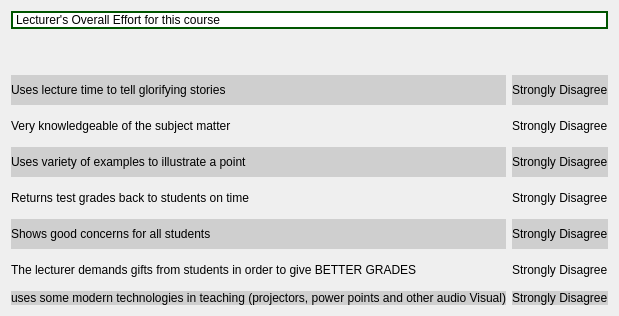
                        <widget class="QWidget" name="page_12">
                         <layout class="QVBoxLayout" name="verticalLayout_37">
                          <item>
                           <widget class="QLabel" name="label_72">
                            <property name="sizePolicy">
                             <sizepolicy hsizetype="Expanding" vsizetype="MinimumExpanding">
                              <horstretch>0</horstretch>
                              <verstretch>0</verstretch>
                             </sizepolicy>
                            </property>
                            <property name="minimumSize">
                             <size>
                              <width>100</width>
                              <height>0</height>
                             </size>
                            </property>
                            <property name="styleSheet">
                             <string notr="true">background-color: rgb(255, 255, 255);
color: rgb(0, 0, 0);
border: 2px solid rgb(0, 85, 0);</string>
                            </property>
                            <property name="text">
                             <string>Lecturer's Overall Effort for this course</string>
                            </property>
                           </widget>
                          </item>
                          <item>
                           <spacer name="verticalSpacer_19">
                            <property name="orientation">
                             <enum>Qt::Vertical</enum>
                            </property>
                            <property name="sizeHint" stdset="0">
                             <size>
                              <width>20</width>
                              <height>40</height>
                             </size>
                            </property>
                           </spacer>
                          </item>
                          <item>
                           <layout class="QGridLayout" name="gridLayout_7" rowminimumheight="30,30,30,30,30,30,0">
                            <item row="5" column="0">
                             <widget class="QLabel" name="label_43">
                              <property name="styleSheet">
                               <string notr="true"/>
                              </property>
                              <property name="text">
                               <string>The lecturer demands gifts from students in order to give BETTER GRADES</string>
                              </property>
                             </widget>
                            </item>
                            <item row="4" column="0">
                             <widget class="QLabel" name="label_52">
                              <property name="styleSheet">
                               <string notr="true">background-color: rgb(207, 207, 207);</string>
                              </property>
                              <property name="text">
                               <string>Shows good concerns for all students</string>
                              </property>
                             </widget>
                            </item>
                            <item row="2" column="0">
                             <widget class="QLabel" name="label_53">
                              <property name="styleSheet">
                               <string notr="true">background-color: rgb(207, 207, 207);</string>
                              </property>
                              <property name="text">
                               <string>Uses variety of examples to illustrate a point</string>
                              </property>
                             </widget>
                            </item>
                            <item row="1" column="0">
                             <widget class="QLabel" name="label_54">
                              <property name="text">
                               <string>Very knowledgeable of the subject matter</string>
                              </property>
                             </widget>
                            </item>
                            <item row="2" column="1" alignment="Qt::AlignHCenter">
                             <widget class="QLabel" name="label_55">
                              <property name="styleSheet">
                               <string notr="true">background-color: rgb(207, 207, 207);</string>
                              </property>
                              <property name="text">
                               <string>Strongly Disagree</string>
                              </property>
                             </widget>
                            </item>
                            <item row="1" column="1" alignment="Qt::AlignHCenter">
                             <widget class="QLabel" name="label_63">
                              <property name="text">
                               <string>Strongly Disagree</string>
                              </property>
                             </widget>
                            </item>
                            <item row="0" column="1" alignment="Qt::AlignHCenter">
                             <widget class="QLabel" name="label_64">
                              <property name="styleSheet">
                               <string notr="true">background-color: rgb(207, 207, 207);</string>
                              </property>
                              <property name="text">
                               <string>Strongly Disagree</string>
                              </property>
                             </widget>
                            </item>
                            <item row="0" column="0">
                             <widget class="QLabel" name="label_65">
                              <property name="styleSheet">
                               <string notr="true">background-color: rgb(207, 207, 207);</string>
                              </property>
                              <property name="text">
                               <string>Uses lecture time to tell glorifying stories</string>
                              </property>
                             </widget>
                            </item>
                            <item row="3" column="0">
                             <widget class="QLabel" name="label_66">
                              <property name="text">
                               <string>Returns test grades back to students on time</string>
                              </property>
                             </widget>
                            </item>
                            <item row="3" column="1" alignment="Qt::AlignHCenter">
                             <widget class="QLabel" name="label_67">
                              <property name="text">
                               <string>Strongly Disagree</string>
                              </property>
                             </widget>
                            </item>
                            <item row="6" column="0">
                             <widget class="QLabel" name="label_68">
                              <property name="styleSheet">
                               <string notr="true">background-color: rgb(207, 207, 207);
font: 10pt &quot;Comic Sans MS&quot;;</string>
                              </property>
                              <property name="text">
                               <string>uses some modern technologies in teaching (projectors, power points and other audio Visual)</string>
                              </property>
                             </widget>
                            </item>
                            <item row="4" column="1" alignment="Qt::AlignHCenter">
                             <widget class="QLabel" name="label_69">
                              <property name="styleSheet">
                               <string notr="true">background-color: rgb(207, 207, 207);</string>
                              </property>
                              <property name="text">
                               <string>Strongly Disagree</string>
                              </property>
                             </widget>
                            </item>
                            <item row="5" column="1" alignment="Qt::AlignHCenter">
                             <widget class="QLabel" name="label_70">
                              <property name="text">
                               <string>Strongly Disagree</string>
                              </property>
                             </widget>
                            </item>
                            <item row="6" column="1" alignment="Qt::AlignHCenter">
                             <widget class="QLabel" name="label_71">
                              <property name="styleSheet">
                               <string notr="true">background-color: rgb(207, 207, 207);</string>
                              </property>
                              <property name="text">
                               <string>Strongly Disagree</string>
                              </property>
                             </widget>
                            </item>
                           </layout>
                          </item>
                         </layout>
                        </widget>
